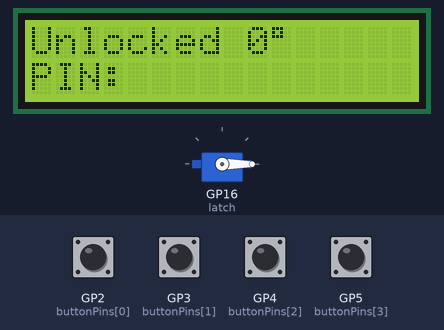
A sketch run on a simulated Raspberry Pi Pico. Parts: servo, 16×2 character LCD. The test bench sets the inputs (shaded band); at power-on: GP2 (buttonPins[0]), GP3 (buttonPins[1]), GP4 (buttonPins[2]), GP5 (buttonPins[3]) HIGH.

Above: at 1.2 s.
1.3 s: GP2 (buttonPins[0]) pulled LOW for 0.15 s
At 1.8 s:
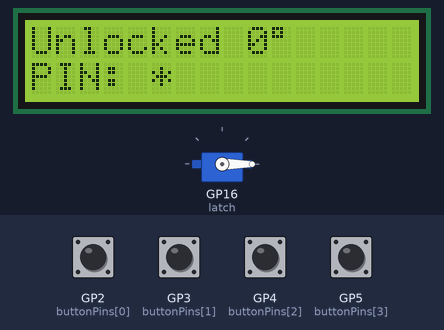
2.9 s: GP3 (buttonPins[1]) pulled LOW for 0.15 s
At 4.1 s:
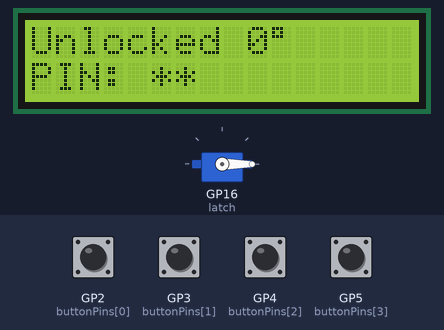
4.5 s: GP4 (buttonPins[2]) pulled LOW for 0.15 s
At 5.3 s:
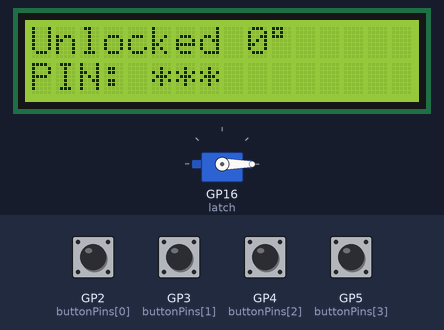
6.1 s: GP5 (buttonPins[3]) pulled LOW for 0.15 s
At 7.3 s:
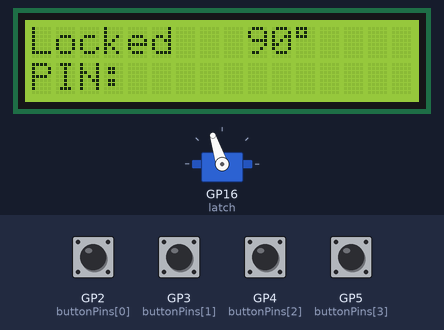
7.7 s: GP2 (buttonPins[0]) pulled LOW for 1 s
At 9.0 s:
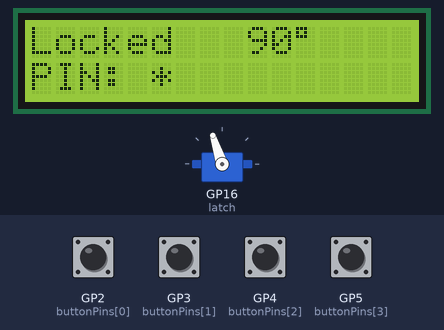
10.2 s: GP3 (buttonPins[1]) pulled LOW for 1 s
At 12.3 s:
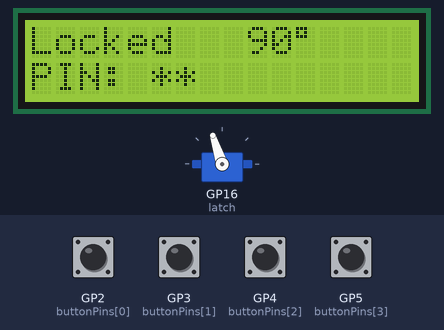
Timing chart, 0 to 13.7 s (numbered marks = the images above; inputs shaded):
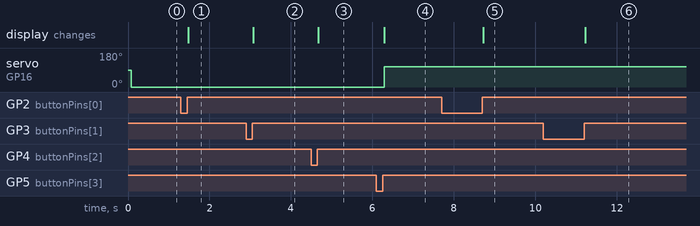

Measured:
- after the input at 1.3 s, the display: changes after 0.18 s (image 1)
- after the input at 2.9 s, the display: changes after 0.18 s (image 2)
- after the input at 4.5 s, the display: changes after 0.18 s (image 3)
- after the input at 6.1 s, servo on GP16 (latch): 0° → 108° after 0.20 s; the display: changes after 0.20 s (image 4)
- after the input at 7.7 s, the display: changes after 1.0 s (image 5)
- after the input at 10.2 s, the display: changes after 1.0 s (image 6)

The sketch:

Project_14_Four_Button_Lock.ino
```cpp
#include <Servo.h>
#include <Wire.h>
#include <LiquidCrystal_I2C.h>
#include <string.h>

const int buttonPins[] = {2, 3, 4, 5};  // Buttons 1, 2, 3, 4
const char pinCode[] = "1234";
const int unlockAngle = 0;
const int lockAngle = 90;
const int leftUs = 750, rightUs = 2250;  // Same 150-degree scale as Project 13
Servo latch;
LiquidCrystal_I2C lcd(0x27, 16, 2);
bool locked = false;
char entry[sizeof(pinCode)] = {};
unsigned int entered = 0;

void setLatch(bool lock) {
  locked = lock;
  int degrees = locked ? lockAngle : unlockAngle;
  latch.writeMicroseconds(map(degrees, 0, 150, leftUs, rightUs));
  lcd.clear();
  lcd.print(locked ? "Locked   " : "Unlocked ");
  lcd.print(degrees);
  lcd.write(byte(223));
  lcd.setCursor(0, 1);
  lcd.print("PIN: ");
}

int buttonsDown() {
  int mask = 0;
  for (int i = 0; i < 4; i++) {
    if (digitalRead(buttonPins[i]) == LOW) mask |= 1 << i;
  }
  return mask;
}

// Accept one button per press and wait for a stable release before repeating.
int readDigit() {
  int down = buttonsDown();
  if (down == 0) return 0;
  delay(25);
  if (buttonsDown() != down) return 0;
  do {
    while (buttonsDown() != 0) delay(5);
    delay(25);
  } while (buttonsDown() != 0);
  for (int i = 0; i < 4; i++) {
    if (down == (1 << i)) return i + 1;
  }
  return 0;
}

void setup() {
  for (int pin : buttonPins) pinMode(pin, INPUT_PULLUP);
  latch.attach(16, leftUs, rightUs);
  Wire.setSDA(0);
  Wire.setSCL(1);
  lcd.init();
  lcd.backlight();
  setLatch(false);
}

void loop() {
  int digit = readDigit();
  if (!digit) return;
  entry[entered++] = '0' + digit;
  lcd.print('*');
  if (entered < sizeof(pinCode) - 1) return;
  if (strcmp(entry, pinCode) == 0) {
    setLatch(!locked);
  } else {
    lcd.setCursor(0, 1);
    lcd.print("Try again       ");
    delay(700);
    lcd.setCursor(0, 1);
    lcd.print("PIN:            ");
    lcd.setCursor(5, 1);
  }
  entered = 0;
}
```
